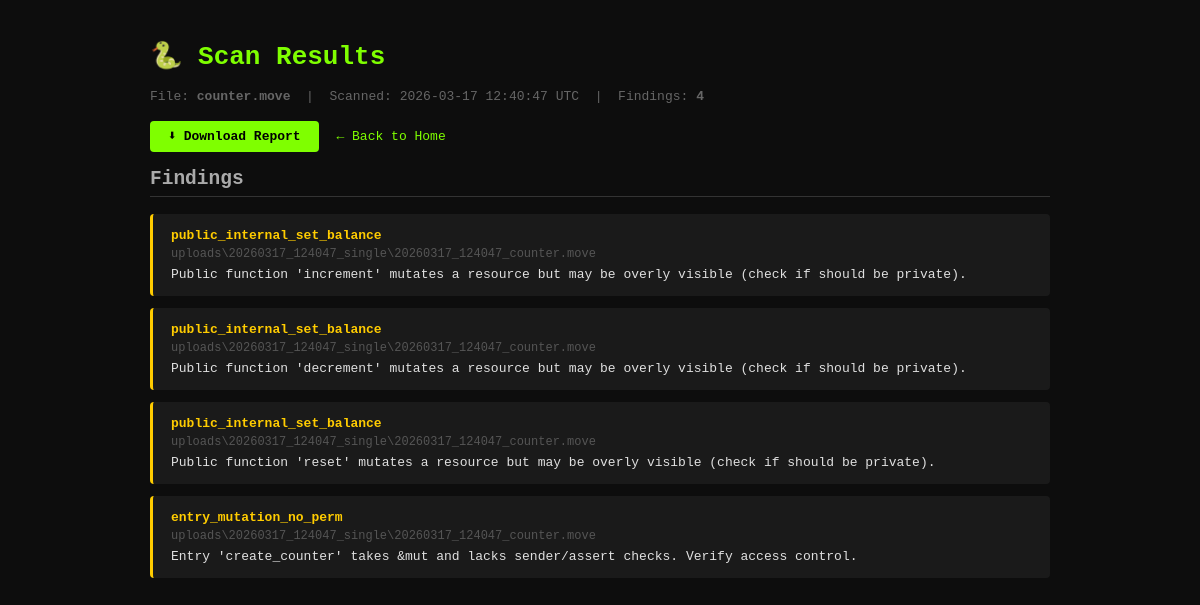
Page /results/1 on the committed database.
### tables this page shows
CREATE TABLE scans (
            id INTEGER PRIMARY KEY AUTOINCREMENT,
            filename TEXT NOT NULL,
            scanned_at TEXT NOT NULL,
            total_findings INTEGER DEFAULT 0,
            report_path TEXT
        );

CREATE TABLE findings (
            id INTEGER PRIMARY KEY AUTOINCREMENT,
            scan_id INTEGER NOT NULL,
            file TEXT,
            rule TEXT,
            message TEXT,
            FOREIGN KEY (scan_id) REFERENCES scans(id)
        );

### app.py (the view)
@app.route("/results/<int:scan_id>")
def results(scan_id):
    conn = get_connection()
    scan = conn.execute("SELECT * FROM scans WHERE id = ?", (scan_id,)).fetchone()
    findings = conn.execute("SELECT * FROM findings WHERE scan_id = ?", (scan_id,)).fetchall()
    conn.close()
    if not scan:
        flash("Scan not found.")
        return redirect(url_for("index"))
    return render_template("results.html", scan=scan, findings=findings)

### database.py (called while the page is built)
def get_connection():
    conn = sqlite3.connect(DB_PATH)
    conn.row_factory = sqlite3.Row  # lets you access columns by name
    return conn

### templates/results.html (shortened to what this page needs)
<!DOCTYPE html>
<html lang="en">
<head>
</head>
<body>
  <h1>🐍 Scan Results</h1>
  <div class="meta">
    File: <strong>{{ scan['filename'] }}</strong> &nbsp;|&nbsp;
    Scanned: {{ scan['scanned_at'][:19].replace('T',' ') }} UTC &nbsp;|&nbsp;
    Findings: <strong>{{ scan['total_findings'] }}</strong>
  </div>
  <div class="actions">
    <a class="btn" href="/download/{{ scan['id'] }}">⬇ Download Report</a>
    <a href="/">← Back to Home</a>
  </div>
  <h2>Findings</h2>
  {% if findings %}
    {% for f in findings %}
    <div class="finding">
      <div class="rule">{{ f['rule'] }}</div>
      <div class="file">{{ f['file'] }}</div>
      <div class="msg">{{ f['message'] }}</div>
    </div>
    {% endfor %}
  {% else %}
    <div class="clean">✅ No issues found — clean scan.</div>
  {% endif %}
</body>
</html>

### templates/results.html (style rules this page uses)
body { font-family: monospace; background: #0d0d0d; color: #e0e0e0; max-width: 900px; margin: 40px auto; padding: 0 20px; }
h1 { color: #7fff00; }
h2 { color: #aaa; border-bottom: 1px solid #333; padding-bottom: 6px; }
a { color: #7fff00; text-decoration: none; }
.meta { color: #666; font-size: 13px; margin-bottom: 24px; }
.finding { background: #1a1a1a; border-left: 3px solid #ffcc00; padding: 14px 18px; margin-bottom: 12px; border-radius: 4px; }
.finding .rule { color: #ffcc00; font-weight: bold; font-size: 13px; margin-bottom: 4px; }
.finding .file { color: #555; font-size: 12px; margin-bottom: 6px; }
.finding .msg { color: #e0e0e0; }
.actions { margin-bottom: 24px; }
.btn { background: #7fff00; color: #000; padding: 8px 18px; border-radius: 4px; font-weight: bold; font-size: 13px; margin-right: 10px; }

### rows in the picture
scans: filename "counter.move", scanned_at "2026-03-17 12:40:47", total_findings "4"
findings: rule "public_internal_set_balance", file "uploads\\20260317_124047_single\\20260317_124047_counter.move", message "Public function 'increment' mutates a resource but may be overly visible (check if should be private)."
findings: rule "public_internal_set_balance", file "uploads\\20260317_124047_single\\20260317_124047_counter.move", message "Public function 'decrement' mutates a resource but may be overly visible (check if should be private)."
findings: rule "public_internal_set_balance", file "uploads\\20260317_124047_single\\20260317_124047_counter.move", message "Public function 'reset' mutates a resource but may be overly visible (check if should be private)."
findings: rule "entry_mutation_no_perm", file "uploads\\20260317_124047_single\\20260317_124047_counter.move", message "Entry 'create_counter' takes &mut and lacks sender/assert checks. Verify access control."
